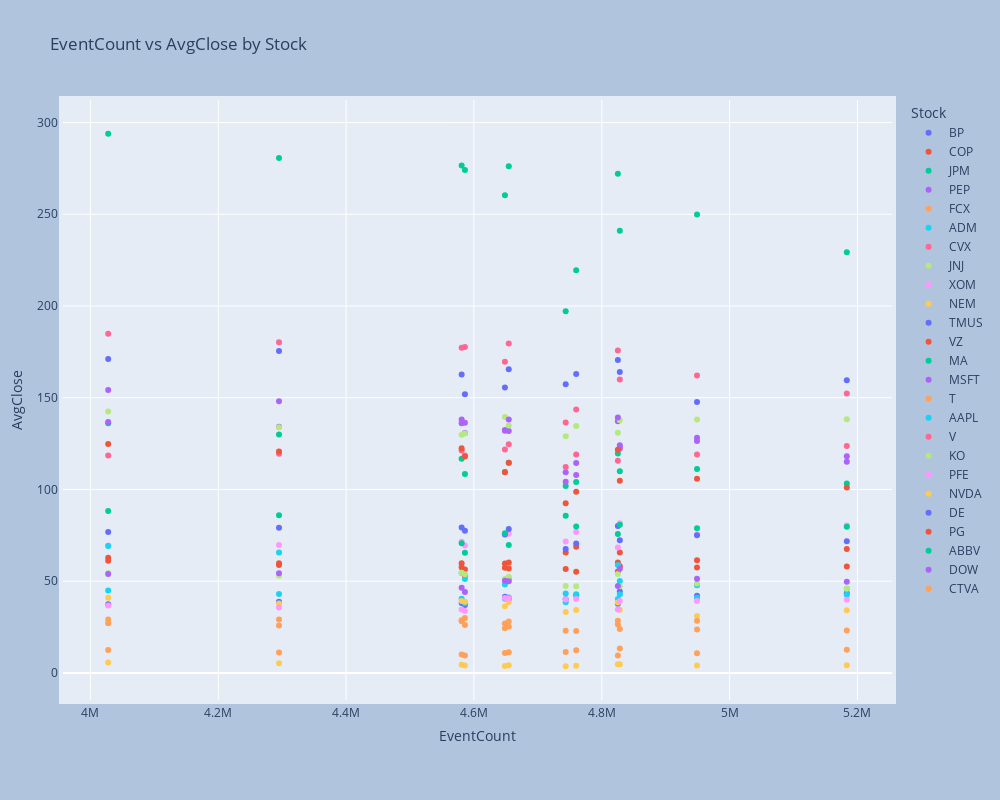

Notebook code for this chart:
### Code cell
# Plot the relationship between EventCount and AvgClose by Stock
fig = px.scatter(merged_monthly_df, x='EventCount', y='AvgClose', color='Stock', title='EventCount vs AvgClose by Stock')
fig.update_layout(
    autosize=False,
    width=1000,
    height=800,
    margin=dict(
        l=50,
        r=50,
        b=100,
        t=100,
        pad=4
    ),
    paper_bgcolor="LightSteelBlue",
)
fig.show()

### Figure 1 — Plotly figure (JSON) as saved in the notebook; plotly's stock layout.template omitted (floating-point values rounded to 4 significant figures)
{"data": [{"hovertemplate": "Stock=BP<br>EventCount=%{x}<br>AvgClose=%{y}<extra></extra>", "legendgroup": "BP", "marker": {"color": "#636efa", "symbol": "circle"}, "mode": "markers", "name": "BP", "orientation": "v", "showlegend": true, "type": "scatter", "x": [4743531, 4580762, 4585870, 4825131, 4295029, 4759937, 5183275, 4648432, 4027833, 4948972, 4654455, 4828190], "xaxis": "x", "y": [40.12, 38.07, 36.96, 37.76, 38.84, 42.39, 43.43, 41.56, 37.38, 41.99, 40.23, 44.4], "yaxis": "y"}, {"hovertemplate": "Stock=COP<br>EventCount=%{x}<br>AvgClose=%{y}<extra></extra>", "legendgroup": "COP", "marker": {"color": "#EF553B", "symbol": "circle"}, "mode": "markers", "name": "COP", "orientation": "v", "showlegend": true, "type": "scatter", "x": [4743531, 4580762, 4585870, 4825131, 4295029, 4759937, 5183275, 4648432, 4027833, 4948972, 4654455, 4828190], "xaxis": "x", "y": [65.66, 57.53, 53.11, 55.24, 58.75, 68.82, 67.49, 59.6, 62.74, 61.39, 60.14, 65.63], "yaxis": "y"}, {"hovertemplate": "Stock=JPM<br>EventCount=%{x}<br>AvgClose=%{y}<extra></extra>", "legendgroup": "JPM", "marker": {"color": "#00cc96", "symbol": "circle"}, "mode": "markers", "name": "JPM", "orientation": "v", "showlegend": true, "type": "scatter", "x": [4743531, 4580762, 4585870, 4825131, 4295029, 4759937, 5183275, 4648432, 4027833, 4948972, 4654455, 4828190], "xaxis": "x", "y": [101.9, 116.7, 108.4, 119.6, 130.0, 104.0, 103.3, 109.5, 136.1, 111.2, 114.6, 110.0], "yaxis": "y"}, {"hovertemplate": "Stock=PEP<br>EventCount=%{x}<br>AvgClose=%{y}<extra></extra>", "legendgroup": "PEP", "marker": {"color": "#ab63fa", "symbol": "circle"}, "mode": "markers", "name": "PEP", "orientation": "v", "showlegend": true, "type": "scatter", "x": [4743531, 4580762, 4585870, 4825131, 4295029, 4759937, 5183275, 4648432, 4027833, 4948972, 4654455, 4828190], "xaxis": "x", "y": [109.4, 136.1, 130.8, 137.1, 134.2, 114.4, 118.1, 132.5, 136.8, 128.2, 131.9, 124.1], "yaxis": "y"}, {"hovertemplate": "Stock=FCX<br>EventCount=%{x}<br>AvgClose=%{y}<extra></extra>", "legendgroup": "FCX", "marker": {"color": "#FFA15A", "symbol": "circle"}, "mode": "markers", "name": "FCX", "orientation": "v", "showlegend": true, "type": "scatter", "x": [4743531, 4580762, 4585870, 4825131, 4295029, 4759937, 5183275, 4648432, 4027833, 4948972, 4654455, 4828190], "xaxis": "x", "y": [11.34, 9.996, 9.471, 9.462, 11.13, 12.4, 12.59, 10.86, 12.49, 10.73, 11.31, 13.34], "yaxis": "y"}, {"hovertemplate": "Stock=ADM<br>EventCount=%{x}<br>AvgClose=%{y}<extra></extra>", "legendgroup": "ADM", "marker": {"color": "#19d3f3", "symbol": "circle"}, "mode": "markers", "name": "ADM", "orientation": "v", "showlegend": true, "type": "scatter", "x": [4743531, 4580762, 4585870, 4825131, 4295029, 4759937, 5183275, 4648432, 4027833, 4948972, 4654455, 4828190], "xaxis": "x", "y": [43.22, 40.43, 37.91, 40.24, 42.95, 42.42, 42.62, 40.4, 44.98, 40.96, 41.12, 42.83], "yaxis": "y"}, {"hovertemplate": "Stock=CVX<br>EventCount=%{x}<br>AvgClose=%{y}<extra></extra>", "legendgroup": "CVX", "marker": {"color": "#FF6692", "symbol": "circle"}, "mode": "markers", "name": "CVX", "orientation": "v", "showlegend": true, "type": "scatter", "x": [4743531, 4580762, 4585870, 4825131, 4295029, 4759937, 5183275, 4648432, 4027833, 4948972, 4654455, 4828190], "xaxis": "x", "y": [112.2, 121.2, 118.5, 115.6, 119.5, 119.1, 123.7, 121.7, 118.5, 119.0, 124.6, 122.1], "yaxis": "y"}, {"hovertemplate": "Stock=JNJ<br>EventCount=%{x}<br>AvgClose=%{y}<extra></extra>", "legendgroup": "JNJ", "marker": {"color": "#B6E880", "symbol": "circle"}, "mode": "markers", "name": "JNJ", "orientation": "v", "showlegend": true, "type": "scatter", "x": [4743531, 4580762, 4585870, 4825131, 4295029, 4759937, 5183275, 4648432, 4027833, 4948972, 4654455, 4828190], "xaxis": "x", "y": [129.0, 129.8, 130.4, 130.9, 133.9, 134.6, 138.3, 139.5, 142.5, 138.1, 134.8, 137.7], "yaxis": "y"}, {"hovertemplate": "Stock=XOM<br>EventCount=%{x}<br>AvgClose=%{y}<extra></extra>", "legendgroup": "XOM", "marker": {"color": "#FF97FF", "symbol": "circle"}, "mode": "markers", "name": "XOM", "orientation": "v", "showlegend": true, "type": "scatter", "x": [4743531, 4580762, 4585870, 4825131, 4295029, 4759937, 5183275, 4648432, 4027833, 4948972, 4654455, 4828190], "xaxis": "x", "y": [71.61, 71.55, 69.43, 68.4, 69.69, 76.77, 80.4, 75.14, 69.46, 75.49, 75.88, 81.59], "yaxis": "y"}, {"hovertemplate": "Stock=NEM<br>EventCount=%{x}<br>AvgClose=%{y}<extra></extra>", "legendgroup": "NEM", "marker": {"color": "#FECB52", "symbol": "circle"}, "mode": "markers", "name": "NEM", "orientation": "v", "showlegend": true, "type": "scatter", "x": [4743531, 4580762, 4585870, 4825131, 4295029, 4759937, 5183275, 4648432, 4027833, 4948972, 4654455, 4828190], "xaxis": "x", "y": [33.19, 39.17, 38.75, 38.41, 37.85, 34.28, 34.2, 36.27, 40.99, 30.97, 38.66, 34.4], "yaxis": "y"}, {"hovertemplate": "Stock=TMUS<br>EventCount=%{x}<br>AvgClose=%{y}<extra></extra>", "legendgroup": "TMUS", "marker": {"color": "#636efa", "symbol": "circle"}, "mode": "markers", "name": "TMUS", "orientation": "v", "showlegend": true, "type": "scatter", "x": [4743531, 4580762, 4585870, 4825131, 4295029, 4759937, 5183275, 4648432, 4027833, 4948972, 4654455, 4828190], "xaxis": "x", "y": [67.56, 79.2, 77.53, 80.03, 79.14, 70.58, 71.81, 75.51, 76.75, 75.07, 78.43, 72.27], "yaxis": "y"}, {"hovertemplate": "Stock=VZ<br>EventCount=%{x}<br>AvgClose=%{y}<extra></extra>", "legendgroup": "VZ", "marker": {"color": "#EF553B", "symbol": "circle"}, "mode": "markers", "name": "VZ", "orientation": "v", "showlegend": true, "type": "scatter", "x": [4743531, 4580762, 4585870, 4825131, 4295029, 4759937, 5183275, 4648432, 4027833, 4948972, 4654455, 4828190], "xaxis": "x", "y": [56.63, 59.72, 56.32, 60.15, 59.72, 55.13, 57.99, 57.3, 61.07, 57.44, 56.92, 58.11], "yaxis": "y"}, {"hovertemplate": "Stock=MA<br>EventCount=%{x}<br>AvgClose=%{y}<extra></extra>", "legendgroup": "MA", "marker": {"color": "#00cc96", "symbol": "circle"}, "mode": "markers", "name": "MA", "orientation": "v", "showlegend": true, "type": "scatter", "x": [4743531, 4580762, 4585870, 4825131, 4295029, 4759937, 5183275, 4648432, 4027833, 4948972, 4654455, 4828190], "xaxis": "x", "y": [197.1, 276.6, 274.1, 272.1, 280.7, 219.5, 229.3, 260.4, 293.9, 249.9, 276.1, 241.0], "yaxis": "y"}, {"hovertemplate": "Stock=MSFT<br>EventCount=%{x}<br>AvgClose=%{y}<extra></extra>", "legendgroup": "MSFT", "marker": {"color": "#ab63fa", "symbol": "circle"}, "mode": "markers", "name": "MSFT", "orientation": "v", "showlegend": true, "type": "scatter", "x": [4743531, 4580762, 4585870, 4825131, 4295029, 4759937, 5183275, 4648432, 4027833, 4948972, 4654455, 4828190], "xaxis": "x", "y": [104.1, 138.1, 136.4, 139.2, 148.1, 107.9, 115.1, 132.0, 154.2, 126.3, 138.1, 122.8], "yaxis": "y"}, {"hovertemplate": "Stock=T<br>EventCount=%{x}<br>AvgClose=%{y}<extra></extra>", "legendgroup": "T", "marker": {"color": "#FFA15A", "symbol": "circle"}, "mode": "markers", "name": "T", "orientation": "v", "showlegend": true, "type": "scatter", "x": [4743531, 4580762, 4585870, 4825131, 4295029, 4759937, 5183275, 4648432, 4027833, 4948972, 4654455, 4828190], "xaxis": "x", "y": [23.02, 28.09, 26.17, 28.47, 29.12, 22.87, 23.11, 24.4, 29.09, 23.63, 25.36, 23.96], "yaxis": "y"}, {"hovertemplate": "Stock=AAPL<br>EventCount=%{x}<br>AvgClose=%{y}<extra></extra>", "legendgroup": "AAPL", "marker": {"color": "#19d3f3", "symbol": "circle"}, "mode": "markers", "name": "AAPL", "orientation": "v", "showlegend": true, "type": "scatter", "x": [4743531, 4580762, 4585870, 4825131, 4295029, 4759937, 5183275, 4648432, 4027833, 4948972, 4654455, 4828190], "xaxis": "x", "y": [38.54, 54.5, 51.24, 58.82, 65.63, 42.93, 45.82, 48.24, 69.13, 47.82, 51.3, 50.13], "yaxis": "y"}, {"hovertemplate": "Stock=V<br>EventCount=%{x}<br>AvgClose=%{y}<extra></extra>", "legendgroup": "V", "marker": {"color": "#FF6692", "symbol": "circle"}, "mode": "markers", "name": "V", "orientation": "v", "showlegend": true, "type": "scatter", "x": [4743531, 4580762, 4585870, 4825131, 4295029, 4759937, 5183275, 4648432, 4027833, 4948972, 4654455, 4828190], "xaxis": "x", "y": [136.4, 177.2, 177.6, 175.8, 180.2, 143.6, 152.3, 169.6, 184.9, 162.1, 179.5, 159.9], "yaxis": "y"}, {"hovertemplate": "Stock=KO<br>EventCount=%{x}<br>AvgClose=%{y}<extra></extra>", "legendgroup": "KO", "marker": {"color": "#B6E880", "symbol": "circle"}, "mode": "markers", "name": "KO", "orientation": "v", "showlegend": true, "type": "scatter", "x": [4743531, 4580762, 4585870, 4825131, 4295029, 4759937, 5183275, 4648432, 4027833, 4948972, 4654455, 4828190], "xaxis": "x", "y": [47.36, 54.55, 53.72, 53.9, 52.89, 47.17, 45.82, 51.15, 54.45, 48.77, 52.46, 47.22], "yaxis": "y"}, {"hovertemplate": "Stock=PFE<br>EventCount=%{x}<br>AvgClose=%{y}<extra></extra>", "legendgroup": "PFE", "marker": {"color": "#FF97FF", "symbol": "circle"}, "mode": "markers", "name": "PFE", "orientation": "v", "showlegend": true, "type": "scatter", "x": [4743531, 4580762, 4585870, 4825131, 4295029, 4759937, 5183275, 4648432, 4027833, 4948972, 4654455, 4828190], "xaxis": "x", "y": [40.03, 34.61, 33.77, 34.55, 35.67, 40.23, 39.9, 40.81, 36.74, 39.23, 40.55, 39.16], "yaxis": "y"}, {"hovertemplate": "Stock=NVDA<br>EventCount=%{x}<br>AvgClose=%{y}<extra></extra>", "legendgroup": "NVDA", "marker": {"color": "#FECB52", "symbol": "circle"}, "mode": "markers", "name": "NVDA", "orientation": "v", "showlegend": true, "type": "scatter", "x": [4743531, 4580762, 4585870, 4825131, 4295029, 4759937, 5183275, 4648432, 4027833, 4948972, 4654455, 4828190], "xaxis": "x", "y": [3.625, 4.431, 4.009, 4.767, 5.266, 3.83, 4.183, 3.742, 5.616, 3.999, 4.2, 4.679], "yaxis": "y"}, {"hovertemplate": "Stock=DE<br>EventCount=%{x}<br>AvgClose=%{y}<extra></extra>", "legendgroup": "DE", "marker": {"color": "#636efa", "symbol": "circle"}, "mode": "markers", "name": "DE", "orientation": "v", "showlegend": true, "type": "scatter", "x": [4743531, 4580762, 4585870, 4825131, 4295029, 4759937, 5183275, 4648432, 4027833, 4948972, 4654455, 4828190], "xaxis": "x", "y": [157.3, 162.6, 151.9, 170.5, 175.5, 162.9, 159.5, 155.6, 171.0, 147.7, 165.5, 164.0], "yaxis": "y"}, {"hovertemplate": "Stock=PG<br>EventCount=%{x}<br>AvgClose=%{y}<extra></extra>", "legendgroup": "PG", "marker": {"color": "#EF553B", "symbol": "circle"}, "mode": "markers", "name": "PG", "orientation": "v", "showlegend": true, "type": "scatter", "x": [4743531, 4580762, 4585870, 4825131, 4295029, 4759937, 5183275, 4648432, 4027833, 4948972, 4654455, 4828190], "xaxis": "x", "y": [92.41, 122.4, 117.9, 121.6, 120.7, 98.71, 101.0, 109.4, 124.7, 105.8, 114.6, 104.7], "yaxis": "y"}, {"hovertemplate": "Stock=ABBV<br>EventCount=%{x}<br>AvgClose=%{y}<extra></extra>", "legendgroup": "ABBV", "marker": {"color": "#00cc96", "symbol": "circle"}, "mode": "markers", "name": "ABBV", "orientation": "v", "showlegend": true, "type": "scatter", "x": [4743531, 4580762, 4585870, 4825131, 4295029, 4759937, 5183275, 4648432, 4027833, 4948972, 4654455, 4828190], "xaxis": "x", "y": [85.72, 70.61, 65.51, 75.65, 86.0, 79.85, 79.67, 76.09, 88.25, 78.8, 69.74, 80.78], "yaxis": "y"}, {"hovertemplate": "Stock=DOW<br>EventCount=%{x}<br>AvgClose=%{y}<extra></extra>", "legendgroup": "DOW", "marker": {"color": "#ab63fa", "symbol": "circle"}, "mode": "markers", "name": "DOW", "orientation": "v", "showlegend": true, "type": "scatter", "x": [4580762, 4585870, 4825131, 4295029, 5183275, 4648432, 4027833, 4948972, 4654455, 4828190], "xaxis": "x", "y": [46.41, 44.04, 47.34, 54.34, 49.74, 50.27, 53.85, 51.3, 49.95, 56.79], "yaxis": "y"}, {"hovertemplate": "Stock=CTVA<br>EventCount=%{x}<br>AvgClose=%{y}<extra></extra>", "legendgroup": "CTVA", "marker": {"color": "#FFA15A", "symbol": "circle"}, "mode": "markers", "name": "CTVA", "orientation": "v", "showlegend": true, "type": "scatter", "x": [4580762, 4585870, 4825131, 4295029, 4648432, 4027833, 4948972, 4654455], "xaxis": "x", "y": [28.72, 29.98, 26.45, 25.89, 26.91, 27.06, 28.41, 28.02], "yaxis": "y"}], "layout": {"autosize": false, "height": 800, "legend": {"title": {"text": "Stock"}, "tracegroupgap": 0}, "margin": {"b": 100, "l": 50, "pad": 4, "r": 50, "t": 100}, "paper_bgcolor": "LightSteelBlue", "title": {"text": "EventCount vs AvgClose by Stock"}, "width": 1000, "xaxis": {"anchor": "y", "domain": [0, 1], "title": {"text": "EventCount"}}, "yaxis": {"anchor": "x", "domain": [0, 1], "title": {"text": "AvgClose"}}}}
